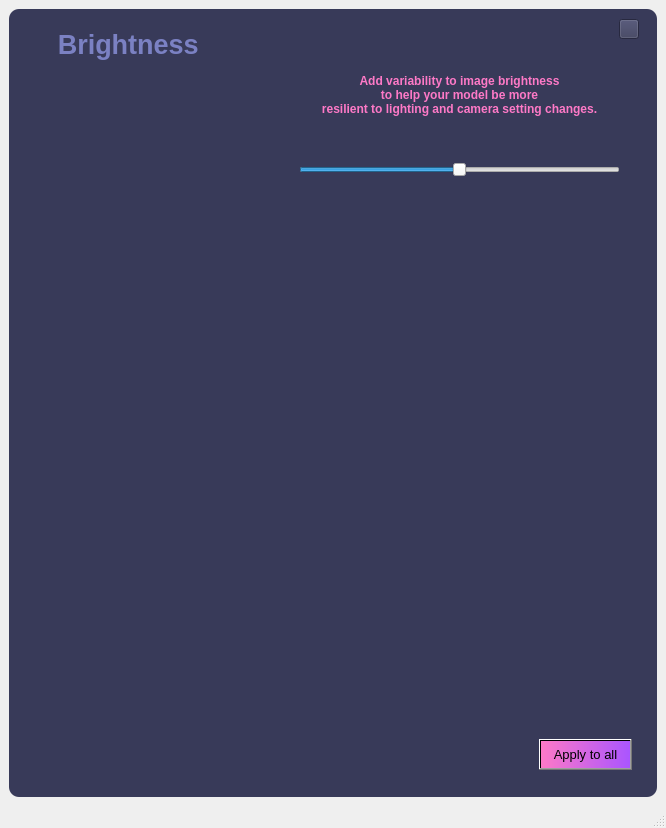
<?xml version="1.0" encoding="UTF-8"?>
<ui version="4.0">
 <class>BrightnessWindow</class>
 <widget class="QMainWindow" name="BrightnessWindow">
  <property name="geometry">
   <rect>
    <x>0</x>
    <y>0</y>
    <width>666</width>
    <height>828</height>
   </rect>
  </property>
  <property name="windowTitle">
   <string>MainWindow</string>
  </property>
  <widget class="QWidget" name="centralwidget">
   <layout class="QVBoxLayout" name="verticalLayout">
    <item>
     <widget class="QFrame" name="frame">
      <property name="font">
       <font>
        <weight>75</weight>
        <bold>true</bold>
       </font>
      </property>
      <property name="styleSheet">
       <string notr="true">QFrame {
	background-color: rgb(56,58,89);
	color:rgb(220,220,220);
	border-radius : 10px;
}</string>
      </property>
      <property name="frameShape">
       <enum>QFrame::StyledPanel</enum>
      </property>
      <property name="frameShadow">
       <enum>QFrame::Raised</enum>
      </property>
      <widget class="QLabel" name="label_original_image">
       <property name="geometry">
        <rect>
         <x>20</x>
         <y>60</y>
         <width>241</width>
         <height>201</height>
        </rect>
       </property>
       <property name="text">
        <string/>
       </property>
       <property name="pixmap">
        <pixmap>1.jpeg</pixmap>
       </property>
      </widget>
      <widget class="QLabel" name="label_desqription">
       <property name="geometry">
        <rect>
         <x>260</x>
         <y>50</y>
         <width>381</width>
         <height>71</height>
        </rect>
       </property>
       <property name="font">
        <font>
         <pointsize>9</pointsize>
         <weight>75</weight>
         <bold>true</bold>
        </font>
       </property>
       <property name="styleSheet">
        <string notr="true">color:rgb(254,121,199);</string>
       </property>
       <property name="text">
        <string>Add variability to image brightness 
to help your model be more 
resilient to lighting and camera setting changes.</string>
       </property>
       <property name="textFormat">
        <enum>Qt::PlainText</enum>
       </property>
       <property name="alignment">
        <set>Qt::AlignCenter</set>
       </property>
      </widget>
      <widget class="QLabel" name="label">
       <property name="geometry">
        <rect>
         <x>20</x>
         <y>240</y>
         <width>601</width>
         <height>511</height>
        </rect>
       </property>
       <property name="text">
        <string/>
       </property>
       <property name="pixmap">
        <pixmap>2.jpg</pixmap>
       </property>
      </widget>
      <widget class="QSlider" name="horizontalSlider">
       <property name="geometry">
        <rect>
         <x>290</x>
         <y>150</y>
         <width>321</width>
         <height>22</height>
        </rect>
       </property>
       <property name="mouseTracking">
        <bool>false</bool>
       </property>
       <property name="minimum">
        <number>50</number>
       </property>
       <property name="maximum">
        <number>150</number>
       </property>
       <property name="pageStep">
        <number>15</number>
       </property>
       <property name="sliderPosition">
        <number>100</number>
       </property>
       <property name="orientation">
        <enum>Qt::Horizontal</enum>
       </property>
      </widget>
      <widget class="QPushButton" name="pushButton_4">
       <property name="geometry">
        <rect>
         <x>610</x>
         <y>10</y>
         <width>20</width>
         <height>20</height>
        </rect>
       </property>
       <property name="styleSheet">
        <string notr="true">background-color: rgb(56,58,89);</string>
       </property>
       <property name="text">
        <string/>
       </property>
       <property name="icon">
        <iconset>
         <normaloff>exit2.png</normaloff>exit2.png</iconset>
       </property>
       <property name="iconSize">
        <size>
         <width>20</width>
         <height>20</height>
        </size>
       </property>
      </widget>
      <widget class="QPushButton" name="pushButton_5">
       <property name="geometry">
        <rect>
         <x>530</x>
         <y>730</y>
         <width>93</width>
         <height>31</height>
        </rect>
       </property>
       <property name="font">
        <font>
         <pointsize>10</pointsize>
        </font>
       </property>
       <property name="styleSheet">
        <string notr="true">background-color: qlineargradient(spread:pad, x1:0, y1:0.5, x2:1, y2:0.506, stop:0 rgba(254, 121, 199, 255), stop:1 rgba(170, 85, 255, 255));</string>
       </property>
       <property name="text">
        <string>Apply to all</string>
       </property>
      </widget>
      <widget class="QLabel" name="label_desqription_3">
       <property name="geometry">
        <rect>
         <x>20</x>
         <y>10</y>
         <width>191</width>
         <height>51</height>
        </rect>
       </property>
       <property name="font">
        <font>
         <pointsize>20</pointsize>
         <weight>75</weight>
         <bold>true</bold>
        </font>
       </property>
       <property name="styleSheet">
        <string notr="true">color:rgb(123, 129, 195);</string>
       </property>
       <property name="text">
        <string> Brightness</string>
       </property>
       <property name="textFormat">
        <enum>Qt::PlainText</enum>
       </property>
       <property name="alignment">
        <set>Qt::AlignCenter</set>
       </property>
      </widget>
     </widget>
    </item>
   </layout>
  </widget>
  <widget class="QStatusBar" name="statusbar"/>
 </widget>
 <resources/>
 <connections/>
</ui>
